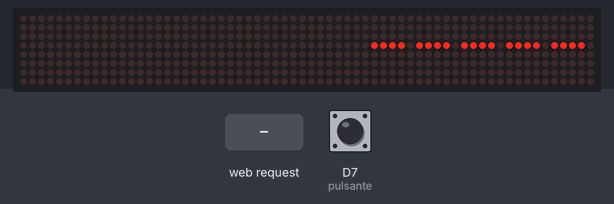
The sketch below on a simulated ESP8266 (NodeMCU). On the bench: 64×8 LED matrix. The test bench sets the inputs (shaded band); at power-on: D7 (pulsante) HIGH. WiFi joins after 1.5 s; servers stay silent unless stated; what the sketch prints to the serial monitor is not drawn.

Above: at 5.78 s.
5.8 s: HTTP request GET /1/on received
At 10.92 s:
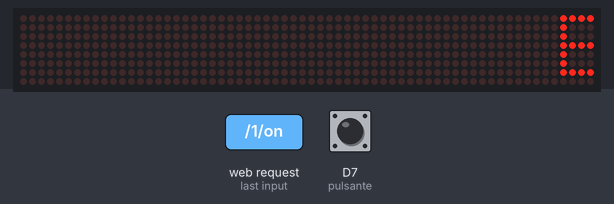
At 11.37 s:
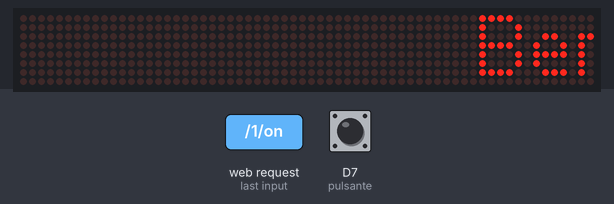
12.8 s: HTTP request GET /2/on received
14.7 s: HTTP request GET /3/on received
21.6 s: D7 (pulsante) pulled LOW for 0.15 s
At 21.74 s:
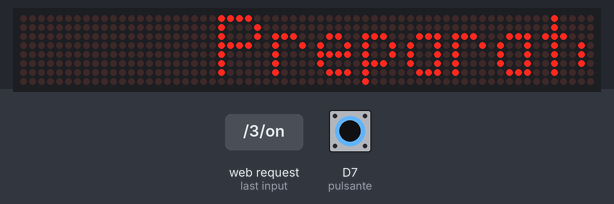
22.3 s: D7 (pulsante) pulled LOW for 1 s
At 23.15 s:
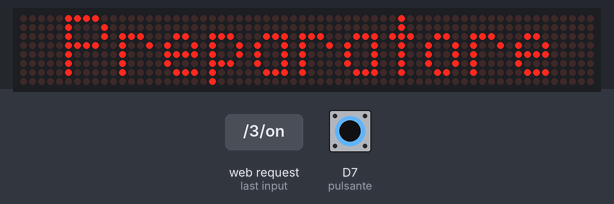

Measured:
- after the input at 5.8 s, the display: first differs from a run without the input after 5.0 s (image 1)

The sketch:

Scatola_Scritta_Drink_Mixer_WEB.ino
```cpp
// Load Wi-Fi library
#include <ESP8266WiFi.h>
// Credenziali
const char* ssid     = "SSID";
const char* password = "PSW";
// Set web server port number to 80
WiFiServer server(80);
// Variable HTTP request
String header;
String output_stringa_1 = "off";
String output_stringa_2 = "off";
String output_stringa_3 = "off";
// definizone display a matrice di led 8x8
#include <MD_MAX72xx.h>
#define CLK_PIN    D5
#define DATA_PIN   D6
#define CS_PIN     D8
#define MAX_DEVICES  8
#define HARDWARE_TYPE MD_MAX72XX::FC16_HW//se il display non è corretto, sostituire FC16_HW con PAROLA_HW o GENERIC_HW
MD_MAX72XX mx = MD_MAX72XX(HARDWARE_TYPE, DATA_PIN, CLK_PIN, CS_PIN, MAX_DEVICES);
#define ARRAYSIZE 4 // numero delle stringhe da visualizzare (dimensione array)
// definizione delle stringhe che si possono visualizzare
char* results[ARRAYSIZE] = {
  "------------                     ",
  "Benvenuti al FAB-LAB 121                     ",
  "Preparatore di cocktail                     ",
  "Dimostrazione Drink Mixer                     "
};
byte num_string = 0;

#define pulsante D7

// time
unsigned long currentTime = millis();
unsigned long previousTime = 0;
const long timeoutTime = 2000;

void setup() {
  // Initializes serial monitor
  Serial.begin(115200);
  Serial.println("Sistema Drinx Mixer");
  pinMode(pulsante,INPUT_PULLUP);
  // Connessione al Wi-Fi con SSID e PSW
  Serial.print("Connecting to ");
  Serial.println(ssid);
  WiFi.begin(ssid, password);
  while (WiFi.status() != WL_CONNECTED) {
    delay(500);
    Serial.print(".");
  }
  // IP address
  Serial.println("");
  Serial.println("WiFi connected.");
  Serial.println("IP address: ");
  Serial.println(WiFi.localIP());
  server.begin();
  // init display matrix 8x8
  mx.begin();
  Serial.println("Drink-Mixer pronto");
  delay(3000);
}

void loop() {
  WiFiClient client = server.available();   // Listen for incoming clients
  if (client) {                             // If a new client connects,
    Serial.println("New Client.");          // print a message out in the serial port
    String currentLine = "";                // make a String to hold incoming data from the client
    currentTime = millis();
    previousTime = currentTime;
    while (client.connected() && currentTime - previousTime <= timeoutTime) { // loop while the client's connected
      currentTime = millis();
      if (client.available()) {             // if there's bytes to read from the client,
        char c = client.read();             // read a byte, then
        Serial.write(c);                    // print it out the serial monitor
        header += c;
        if (c == '\n') {                    // if the byte is a newline character
          // if the current line is blank, you got two newline characters in a row.
          // that's the end of the client HTTP request, so send a response:
          if (currentLine.length() == 0) {
            // HTTP headers always start with a response code (e.g. HTTP/1.1 200 OK)
            // and a content-type so the client knows what's coming, then a blank line:
            client.println("HTTP/1.1 200 OK");
            client.println("Content-type:text/html");
            client.println("Connection: close");
            client.println();

            output_stringa_3 = "off";output_stringa_2 = "off";output_stringa_1 = "off";

            // turns the GPIOs on and off
            if (header.indexOf("GET /1/on") >= 0) {
              Serial.println("Stringa 1 on");
              output_stringa_1 = "on";
              num_string = 1;
            } else if (header.indexOf("GET /1/off") >= 0) {
              Serial.println("Stringa 1 off");

              num_string = 0;
            }else if (header.indexOf("GET /2/on") >= 0) {
              Serial.println("Stringa 2 on");
              output_stringa_2 = "on";
              num_string = 2;
            } else if (header.indexOf("GET /2/off") >= 0) {
              Serial.println("Stringa 2 off");

              num_string = 0;
            }else if (header.indexOf("GET /3/on") >= 0) {
              Serial.println("Stringa 3 on");
              output_stringa_3 = "on";
              num_string = 3;
            } else if (header.indexOf("GET /3/off") >= 0) {
              Serial.println("Stringa 3 off");

              num_string = 0;
            }

            // Display the HTML web page
            client.println("<!DOCTYPE html><html>");
            client.println("<head><meta name=\"viewport\" content=\"width=device-width, initial-scale=1\">");
            client.println("<link rel=\"icon\" href=\"data:,\">");
            // CSS to style the on/off buttons
            // Feel free to change the background-color and font-size attributes to fit your preferences
            client.println("<style>html { font-family: Helvetica; display: inline-block; margin: 0px auto; text-align: center;}");
            client.println(".button { background-color: #195B6A; border: none; color: white; padding: 16px 40px;");
            client.println("text-decoration: none; font-size: 30px; margin: 2px; cursor: pointer;}");
            client.println(".button2 {background-color: #77878A;}</style></head>");

            // Web Page Heading
            client.println("<body><h1>DRINK_MIXER Wi-Fi</h1>");

            // Display current state, and ON/OFF buttons for GPIO 5
            client.println("<p>Stringa 1 = " + output_stringa_1 + "</p>");
            // If the output5State is off, it displays the ON button
            if (output_stringa_1=="off") {
              client.println("<p><a href=\"/1/on\"><button class=\"button\">ON</button></a></p>");
            } else {
              client.println("<p><a href=\"/1/off\"><button class=\"button button2\">OFF</button></a></p>");
            }

            client.println("<p>Stringa 2 = " + output_stringa_2 + "</p>");
            // If the output4State is off, it displays the ON button
            if (output_stringa_2=="off") {
              client.println("<p><a href=\"/2/on\"><button class=\"button\">ON</button></a></p>");
            } else {
              client.println("<p><a href=\"/2/off\"><button class=\"button button2\">OFF</button></a></p>");
            }

            client.println("<p>Stringa 3 = " + output_stringa_3 + "</p>");
            // If the output4State is off, it displays the ON button
            if (output_stringa_3=="off") {
              client.println("<p><a href=\"/3/on\"><button class=\"button\">ON</button></a></p>");
            } else {
              client.println("<p><a href=\"/3/off\"><button class=\"button button2\">OFF</button></a></p>");
            }
            client.println("</body></html>");

            // The HTTP response ends with another blank line
            client.println();
            // Break out of the while loop
            break;
          } else { // if you got a newline, then clear currentLine
            currentLine = "";
          }
        } else if (c != '\r') {  // if you got anything else but a carriage return character,
          currentLine += c;      // add it to the end of the currentLine
        }
      }
    }
    // Clear the header variable
    header = "";
    // Close the connection
    client.stop();
    Serial.println("Client disconnected.");
    Serial.println("");
  }
  mx.control(MD_MAX72XX::INTENSITY, 8);
  if(num_string == 0){
    scrollText(results[0]);
//    num_string = 2;
    }else if(num_string == 1){
      scrollText(results[1]);
//      num_string = 3;
      }else if(num_string == 2){
        scrollText(results[2]);
//        num_string = 1;
        }else if(num_string == 3){
        scrollText(results[3]);
//        num_string = 1;
          }
//  delay(1000);
}

// scrolling dela stringa
void scrollText(const char *p){
  uint8_t charWidth;
  uint8_t cBuf[8];
  mx.clear();
  while (*p != '\0'){
    charWidth = mx.getChar(*p++, sizeof(cBuf) / sizeof(cBuf[0]), cBuf);
    for (uint8_t i = 0; i <= charWidth; i++){
      mx.transform(MD_MAX72XX::TSL);
      if(digitalRead(pulsante) == LOW){
      Serial.println("AA");delay(100);
      if(digitalRead(pulsante) == LOW){
//      num_string+=1;
//      if(num_string == 4)num_string = 1;
    }
  }
      if (i < charWidth)
        mx.setColumn(0, cBuf[i]);
      delay(50);
    }
  }
}
```
